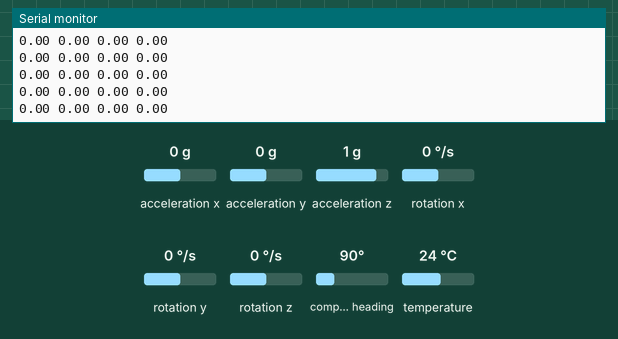
This sketch was run on a simulated Arduino Uno, built with avr-gcc and run on an emulated ATmega328P. Shown: the last lines printed to the serial monitor. Inputs (shaded band) come from the test bench; at power-on: acceleration x 0 g, acceleration y 0 g, acceleration z 1 g, rotation x 0 °/s, rotation y 0 °/s, rotation z 0 °/s, compass heading 90°, temperature 24 °C. No radio packets arrive unless stated.

Above: at 3.2 s.
3.3 s: acceleration x set to -1.4 g
At 4.1 s:
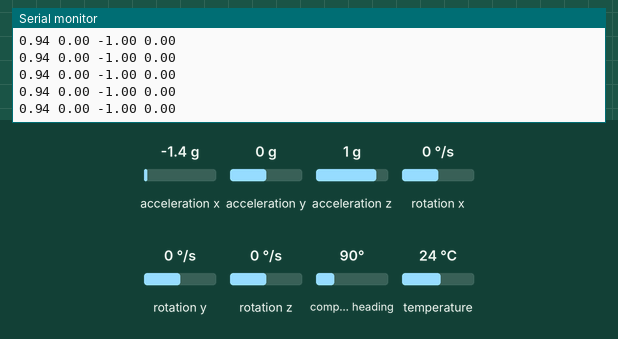
6.3 s: acceleration y set to 0.2 g
At 7.0 s:
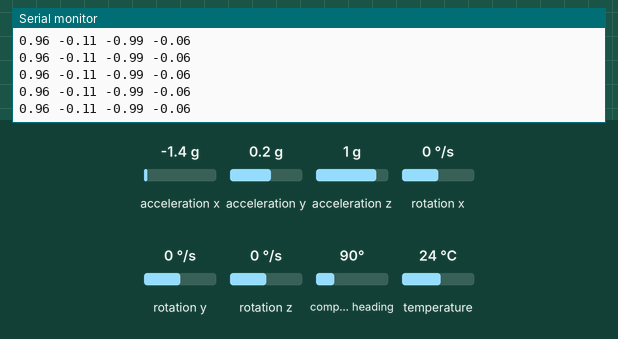
Timing chart, 0 to 9.3 s (numbered marks = the images above; inputs shaded):
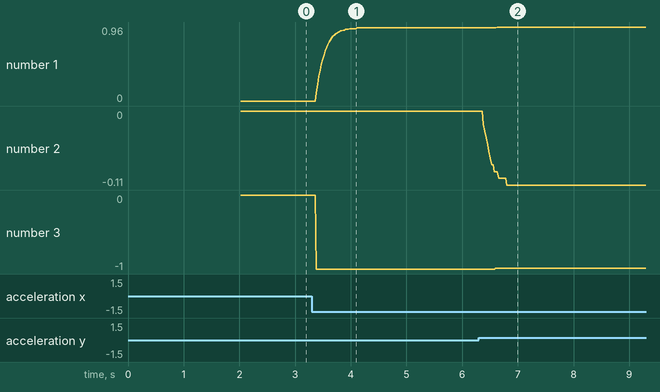

The sketch:

rocketOrientation.ino
```cpp
#include <Arduino.h>
#include <Wire.h>
#include <SPI.h>
#include <RH_RF95.h>

#define RFM95_CS 5
#define RFM95_RST 15
#define RFM95_INT 4

 #define GPSECHO  false

// Change to 434.0 or other frequency, must match RX's freq!
#define RF95_FREQ 915.0

// Singleton instance of the radio driver
RH_RF95 rf95(RFM95_CS, RFM95_INT);

// Blinky on receipt
#define LED 2

//IMU Library
#include <Adafruit_Sensor.h>
#include <Adafruit_BNO055.h>

//GPS Library
#include <Adafruit_GPS.h>
//#include <SoftwareSerial.h>

//Barometric Alt Library
#include <Adafruit_BMP280.h>

//IMU
#define BNO055_SAMPLERATE_DELAY_MS (100)

// Check I2C device address and correct line below (by default address is 0x29 or 0x28)
//                                   id, address
Adafruit_BNO055 bno = Adafruit_BNO055(-1, 0x28);

//GPS Wiring
// Connect the GPS Power pin to 5V
// Connect the GPS Ground pin to ground
// Connect the GPS TX (transmit) pin to Digital 8
// Connect the GPS RX (receive) pin to Digital 7
// you can change the pin numbers to match your wiring:
//SoftwareSerial mySerial(8, 7);

//Baro Alt
Adafruit_BMP280 bmp; // I2C
//Adafruit_BMP280 bmp(BMP_CS); // hardware SPI
//Adafruit_BMP280 bmp(BMP_CS, BMP_MOSI, BMP_MISO,  BMP_SCK);

double ee,gx,gy,gz,ax,ay,az,mx,my,mz,asax,asay,asaz,x,y,z;
long double start,finish,dt;
//double start = 0.0;
double val[4];

double qa;
double qb;
double qc;
double qd;

double val0;
double val1;
double val2;
double val3;

double Gx;
double Gy;
double Gz;
double Ax;
double Ay;
double Az;

imu::Vector<3> Gyro;
imu::Vector<3> Accel;
imu::Vector<3> Mag;

void setup(){
    Wire.begin();
       while (!Serial);
       Serial.begin(9600);
       delay(1000);

      // manual reset
      digitalWrite(RFM95_RST, LOW);
      delay(10);
      digitalWrite(RFM95_RST, HIGH);
      delay(10);

      while (!rf95.init()) {
      Serial.println("LoRa failed");
        while (1);
      }

     delay(1000);
     // Ask for firmware version
     // mySerial.println(PMTK_Q_RELEASE);

      //IMU Setup
  /* Initialise the sensor */
  if(!bno.begin()){
    /* There was a problem detecting the BNO055 ... check your connections */
    Serial.print("Ooops, no BNO055 detected ... Check your wiring or I2C ADDR!");
    while(1);
  }

    int8_t temp = bno.getTemp();
//  Serial.print("Current Temperature: ");
//  Serial.print(temp);
//  Serial.println(" C");
//  Serial.println("");

  bno.setExtCrystalUse(true);
  qa = 1;
  qb = 0;
  qc = 0;
  qd = 0;

  val0 = 0;
  val1 = 0;
  val2 = 0;
  val3 = 0;
}
uint32_t timer = (uint32_t)millis;
void Start()
{
  start = (long double)micros();
}

void getdata(){
   imu::Vector<3> Gyro = bno.getVector(Adafruit_BNO055::VECTOR_GYROSCOPE);
   imu::Vector<3> Accel = bno.getVector(Adafruit_BNO055::VECTOR_ACCELEROMETER);
   imu::Vector<3> Mag = bno.getVector(Adafruit_BNO055::VECTOR_MAGNETOMETER);
   Gx=(double)Gyro.x();
   Gy=(double)Gyro.y();
   Gz=(double)Gyro.z();
   Ax=(double)Accel.x();
   Ay=(double)Accel.y();
   Az=(double)Accel.z();
   //For python Computation
   //delay(10);
//   Serial.print(Gx);
//   Serial.print(" ");
//   Serial.print(Gy);
//   Serial.print(" ");
//   Serial.print(Gz);
//   Serial.print(" ");
//   Serial.print(Ax);
//   Serial.print(" ");
//   Serial.print(Ay);
//   Serial.print(" ");
//   Serial.print(Az);
//   Serial.print(" ");
}

/*void setup_MPU9250()
{
  Wire.beginTransmission(0x68); //MPU9250 adress
  Wire.write(0x6B);
  Wire.write(B00000000); //enables wakeup mode
  Wire.endTransmission();
}*/

void QCF(double gx, double gy, double gz, double ax, double ay, double az, double alpha)
{
  gx=gx*3.14/180;
  gy=gy*3.14/180;
  gz=gz*3.14/180;

  double q_acca, q_accb, q_accc, q_accd, q_maga, q_magd;

  double wa = 0.0; //angular velocity vector represented as a pure quaternion
  double wb = gx;
  double wc = gy;
  double wd = gz;

  double qdota = (wa*qa - wb*qb - wc*qc - wd*qd) * -0.5;//estimated state derivative quaternion
  double qdotb = (wa*qb + wb*qa + wc*qd - wd*qc) * -0.5;
  double qdotc = (wa*qc - wb*qd + wc*qa + wd*qb) * -0.5;
  double qdotd = (wa*qd + wb*qc - wc*qb + wd*qa) * -0.5;

  double qwa = qa + qdota * dt; //updated estimated state quaternion
  double qwb = qb + qdotb * dt;
  double qwc = qc + qdotc * dt;
  double qwd = qd + qdotd * dt;

  double norm = sqrt(qwa*qwa + qwb*qwb + qwc*qwc + qwd*qwd);

   if (norm==0){
    norm=0.01;}
  qwa = qwa/norm;
  qwb = qwb/norm;
  qwc = qwc/norm;
  qwd = qwd/norm;

  double norma= sqrt(ax*ax + ay*ay + az*az);
   if (norma==0){
    norma=0.01;}
  ax = ax/norma;
  ay = ay/norma;
  az = az/norma;

  double aa = 0; //accelerometer readings in pure quaternion form
  double ab = ax;
  double ac = ay;
  double ad = az;

  double normb = sqrt(ab*ab + ac*ac + ad*ad);
   if (normb==0){
    normb=0.01;}
  ab = ab/normb;
  ac = ac/normb;
  ad = ad/normb;

  double gb = (2*qwa*qwa - 1 + 2*qwb*qwb)*ab + (2*qwc*qwb + 2*qwa*qwd)*ac + (2*qwd*qwb - 2*qwa*qwc)*ad;//pure quaternion g representing predicted gravity
  double gc = (2*qwb*qwc - 2*qwa*qwd)*ab + (2*qwa*qwa - 1 + 2*qwc*qwc)*ac + (2*qwd*qwc + 2*qwa*qwb)*ad;
  double gd = (2*qwb*qwd + 2*qwa*qwc)*ab + (2*qwc*qwd - 2*qwa*qwb)*ac + (2*qwa*qwa - 1 + 2*qwd*qwd)*ad;//sensor frame to earth frame
  double normc = sqrt(gb*gb + gc*gc + gd*gd);
   if (normc==0){
    normc=0.01;}
  gb = gb/normc;
  gc = gc/normc;
  gd = gd/normc;
  if(gd >= 0)
  {
    q_acca = sqrt((gd + 1)*0.5);
    q_accb = -gc/2*q_acca;
    q_accc = gb/2*q_acca;
    q_accd = 0.0;

    double normd = sqrt(q_acca*q_acca + q_accb*q_accb + q_accc*q_accc + q_accd*q_accd);
     if (normd==0){
    normd=0.01;}
    q_acca = q_acca/normd;
    q_accb = q_accb/normd;
    q_accc = q_accc/normd;
    q_accd = q_accd/normd;
   }
  else
  {
    q_acca = -gc/sqrt(2 - 2*gd);
    q_accb = sqrt((1 - gd)/2);
    q_accc = 0.0;
    q_accd = gb/sqrt(2 - 2*gd);

    double norme = sqrt(q_acca*q_acca + q_accb*q_accb + q_accc*q_accc + q_accd*q_accd);
     if (norme==0){
    norme=0.01;}
    q_acca = q_acca/norme;
    q_accb = q_accb/norme;
    q_accc = q_accc/norme;
    q_accd = q_accd/norme;
  }

  if(q_acca > 0.9)
  {
    q_acca = (1 - alpha) + alpha * q_acca; //using qI(1,0,0,0)... then simplifying to take up less memory
    q_accb = alpha * q_accb;
    q_accc = alpha * q_accc;
    q_accd = alpha * q_accd;

    double normf = sqrt(q_acca*q_acca + q_accb*q_accb + q_accc*q_accc + q_accd*q_accd);
     if (normf==0){
    normf=0.01;}
    q_acca = q_acca/normf;
    q_accb = q_accb/normf;
    q_accc = q_accc/normf;
    q_accd = q_accd/normf;
  }
  else
  {
    double angle = acos(q_acca);
    q_acca = sin((1 - alpha) * angle)/sin(angle) + sin(alpha * angle) * q_acca/sin(angle);
    q_accb = sin(alpha * angle) * q_accb/sin(angle);
    q_accc = sin(alpha * angle) * q_accc/sin(angle);
    q_accd = sin(alpha * angle) * q_accd/sin(angle);
  }

  qa = qwa * q_acca - qwb * q_accb - qwc * q_accc - qwd * q_accd;
  qb = qwa * q_accb + qwb * q_acca + qwc * q_accd - qwd * q_accc;
  qc = qwa * q_accc - qwb * q_accd + qwc * q_acca + qwd * q_accb;
  qd = qwa * q_accd + qwb * q_accc - qwc * q_accb + qwd * q_acca;

  double normg = sqrt(qa*qa + qb*qb + qc*qc + qd*qd);
   if (normg==0){
    normg=0.01;}
  qa = (double)qa/normg;
  qb = (double)qb/normg;
  qc = (double)qc/normg;
  qd = (double)qd/normg;

  val[0] = 2*acos(qa); //gets the angle of rotation
  if(val[0] <= 0.01)
  {
    val[1] = qb; // gets x the axes of rotation
    val[2] = qc; // gets y the axes of rotation
    val[3] = qd; // gets z the axes of rotation
  }
  else
  {
    val[1] = qb/sin(val[0]/2); //send over serial port to java grahics program
    val[2] = qc/sin(val[0]/2);
    val[3] = qd/sin(val[0]/2);

  }
  Serial.print(val[0]);
  Serial.print(" ");
  Serial.print(val[1]);
  Serial.print(" ");
  Serial.print(val[2]);
  Serial.print(" ");
  Serial.println(val[3]);

}
void End(){
  finish = (long double)micros();
  dt = (long double)((finish - start)/(1000000.0));
//  Serial.println((double)dt);
}
void loop(){
 Start();
 getdata();
 QCF(Gx, Gy, Gz, Ax, Ay, Az,0.15);
 End();
}
```

Measured:
- after the input at 3.3 s, the serial monitor: prints a new line after 0.08 s (image 1)
- after the input at 6.3 s, the serial monitor: prints a new line after 0.08 s (image 2)
- plotted number 1: 0 → 0.95 after the input at 3.3 s, 0.95 → 0.96 after the input at 6.3 s
- plotted number 2: 0 → -0.11 after the input at 6.3 s
- plotted number 3: 0 → -1 after the input at 3.3 s, -1 → -0.99 after the input at 6.3 s
